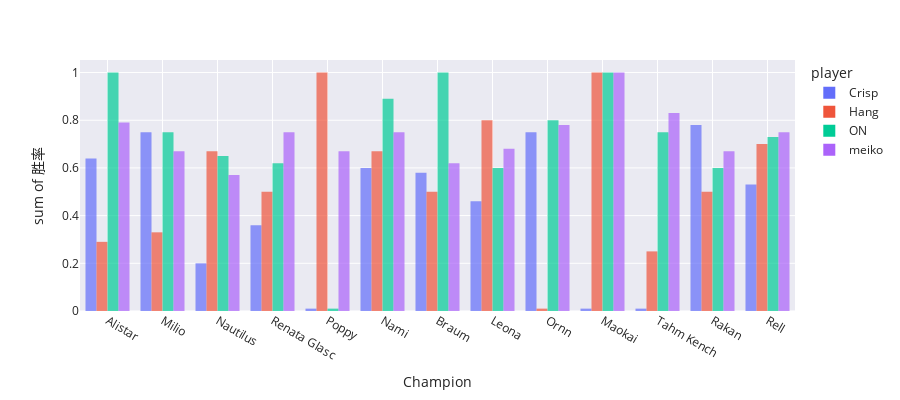

Notebook code cell kept with this figure:
### Code cell
import plotly.express as px
fig = px.histogram(filtered_df, x="Champion", y="胜率",
             color= "player", barmode='group',
             height=400,opacity = 0.7)
symbol_template = "seaborn"
fig.update_layout(template=symbol_template)
fig.show()

### Figure 1 — Plotly figure (JSON) as saved in the notebook; plotly's stock layout.template omitted (floating-point values rounded to 4 significant figures)
{"data": [{"alignmentgroup": "True", "bingroup": "x", "histfunc": "sum", "hovertemplate": "player=Crisp<br>Champion=%{x}<br>sum of 胜率=%{y}<extra></extra>", "legendgroup": "Crisp", "marker": {"color": "#636efa", "opacity": 0.7, "pattern": {"shape": ""}}, "name": "Crisp", "offsetgroup": "Crisp", "orientation": "v", "showlegend": true, "type": "histogram", "x": ["Alistar", "Milio", "Nautilus", "Renata Glasc", "Poppy", "Nami", "Braum", "Leona", "Ornn", "Maokai", "Tahm Kench", "Rakan", "Rell"], "xaxis": "x", "y": [0.64, 0.75, 0.2, 0.36, 0.01, 0.6, 0.58, 0.46, 0.75, 0.01, 0.01, 0.78, 0.53], "yaxis": "y"}, {"alignmentgroup": "True", "bingroup": "x", "histfunc": "sum", "hovertemplate": "player=Hang<br>Champion=%{x}<br>sum of 胜率=%{y}<extra></extra>", "legendgroup": "Hang", "marker": {"color": "#EF553B", "opacity": 0.7, "pattern": {"shape": ""}}, "name": "Hang", "offsetgroup": "Hang", "orientation": "v", "showlegend": true, "type": "histogram", "x": ["Poppy", "Tahm Kench", "Ornn", "Renata Glasc", "Milio", "Nami", "Rell", "Maokai", "Leona", "Nautilus", "Braum", "Rakan", "Alistar"], "xaxis": "x", "y": [1, 0.25, 0.01, 0.5, 0.33, 0.67, 0.7, 1, 0.8, 0.67, 0.5, 0.5, 0.29], "yaxis": "y"}, {"alignmentgroup": "True", "bingroup": "x", "histfunc": "sum", "hovertemplate": "player=ON<br>Champion=%{x}<br>sum of 胜率=%{y}<extra></extra>", "legendgroup": "ON", "marker": {"color": "#00cc96", "opacity": 0.7, "pattern": {"shape": ""}}, "name": "ON", "offsetgroup": "ON", "orientation": "v", "showlegend": true, "type": "histogram", "x": ["Tahm Kench", "Braum", "Maokai", "Milio", "Poppy", "Leona", "Rell", "Rakan", "Nautilus", "Renata Glasc", "Ornn", "Nami", "Alistar"], "xaxis": "x", "y": [0.75, 1, 1, 0.75, 0.01, 0.6, 0.73, 0.6, 0.65, 0.62, 0.8, 0.89, 1], "yaxis": "y"}, {"alignmentgroup": "True", "bingroup": "x", "histfunc": "sum", "hovertemplate": "player=meiko<br>Champion=%{x}<br>sum of 胜率=%{y}<extra></extra>", "legendgroup": "meiko", "marker": {"color": "#ab63fa", "opacity": 0.7, "pattern": {"shape": ""}}, "name": "meiko", "offsetgroup": "meiko", "orientation": "v", "showlegend": true, "type": "histogram", "x": ["Rakan", "Ornn", "Milio", "Nami", "Maokai", "Alistar", "Nautilus", "Rell", "Renata Glasc", "Braum", "Tahm Kench", "Poppy", "Leona"], "xaxis": "x", "y": [0.67, 0.78, 0.67, 0.75, 1, 0.79, 0.57, 0.75, 0.75, 0.62, 0.83, 0.67, 0.68], "yaxis": "y"}], "layout": {"barmode": "group", "height": 400, "legend": {"title": {"text": "player"}, "tracegroupgap": 0}, "margin": {"t": 60}, "xaxis": {"anchor": "y", "domain": [0, 1], "title": {"text": "Champion"}}, "yaxis": {"anchor": "x", "domain": [0, 1], "title": {"text": "sum of 胜率"}}}}
